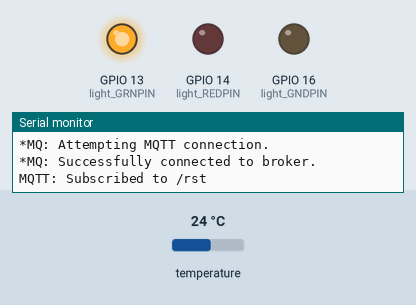
A sketch run on a simulated ESP8266 (NodeMCU). Shown: output pins drawn as LEDs (lit = HIGH), the last lines printed to the serial monitor. The test bench sets the inputs (shaded band); at power-on: temperature 24 °C. WiFi joins after 1.5 s; servers stay silent unless stated; storage starts empty; no MQTT or app messages arrive unless stated.

Above: at 2.7 s.
2.8 s: temperature set to 27.3 °C
4.3 s: temperature set to 28.6 °C
At 4.8 s:
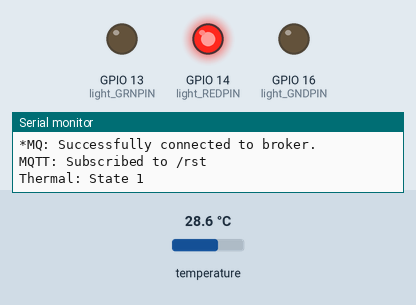
8.8 s: temperature set to 12 °C
At 9.4 s:
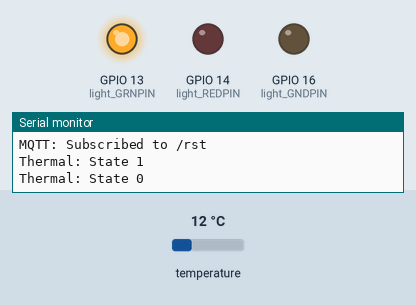
10.3 s: temperature set to 28 °C
At 10.6 s:
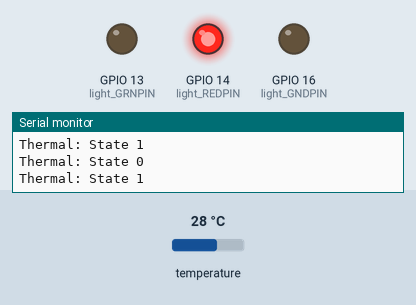
Timing chart, 0 to 12.8 s (numbered marks = the images above; inputs shaded):
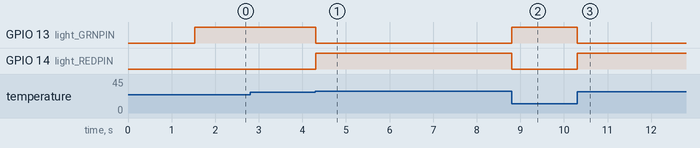

Measured:
- the behaviour switches between 27.8 and 27.9 °C on temperature (found by bisection; images 0 and 1)
- after the input at 2.8 s, every drawn part: stays the same
- after the input at 4.3 s, GPIO 13 (light_GRNPIN): HIGH → LOW at once; GPIO 14 (light_REDPIN): LOW → HIGH at once
- after the input at 8.8 s, GPIO 13 (light_GRNPIN): LOW → HIGH at once; GPIO 14 (light_REDPIN): HIGH → LOW at once
- after the input at 10.3 s, GPIO 13 (light_GRNPIN): HIGH → LOW at once; GPIO 14 (light_REDPIN): LOW → HIGH at once

The sketch:

stallsense-thermal.ino
```cpp
/*-------------------------------------------------------------
 *
 *   .SYNOPSIS
 *   STALL SENSE (TM) - THERMAL CAMERA SENSOR
 *   Detect whether of not a bathroom stall is occupied
 *   based on thermal imagery of the stall.
 *
 *   .NOTES
 *   Author: Charles Christensen
 *
-------------------------------------------------------------*/

// Import libraries.
#include <FS.h>
#include <ESP8266WiFi.h>
#include <WiFiManager.h>
#include <PubSubClient.h>
#include <ArduinoJson.h>
#include <Wire.h>
#include <Adafruit_AMG88xx.h>

// Global varibles: serial.
const int serial_FREQ = 115200;
const bool serial_DEBUG = false;

// Global varibles: mqtt.
const int mqtt_RETRIES = 120;
char mqtt_host[64];
char mqtt_name[64];
WiFiClient wifi_client;
PubSubClient mqtt_client(wifi_client);

// Global varibles: wifi.
const char* wifiparam_FILE = "/config.json";
const int wifiparam_SIZE = 1024;
const int wifi_TIMEOUT = 1000;
bool wifiparam_savepend = false;
WiFiManager wifi_manager;

// Global variables: stallsense.
const char* stallsense_NAME = "com.StallSense.ThermalSensor";
const char* stallsense_IDSUB = "/id";
const char* stallsense_IPSUB = "/ip";
const char* stallsense_RSTSUB = "/rst";
char stallsense_id[64];
char stallsense_ip[64];
char stallsense_rst[64];
const int stallsense_DELAY = 10000;
unsigned long stallsense_tmr = 0;

// Global variables: thermal.
const int thermal_ROWS = 8;
const int thermal_THRSHLD = 28;
const int thermal_CNSNTRT = 2;
float thermal_pixels[thermal_ROWS * thermal_ROWS];
Adafruit_AMG88xx thermal_client;
int thermal_state = 0;

// Global variables: light.
const int light_GNDPIN = 16;
const int light_REDPIN = 14;
const int light_GRNPIN = 13;

// Initialization.
void setup() {

  // Serial setup.
  Serial.begin(serial_FREQ);
  Serial.setDebugOutput(serial_DEBUG);

  // Wifiparam setup.
  if (!SPIFFS.begin()) {
    Serial.println("WP: Unable to mount filesystem.");
    wifiparamReset();
  }
  WiFiManagerParameter wifiparam_mqtt_host("mqtt_host", "mqtt host", "", 64);
  WiFiManagerParameter wifiparam_mqtt_name("mqtt_name", "mqtt name", "", 64);
  wifi_manager.setSaveConfigCallback(wifiparamCallback);
  wifi_manager.addParameter(&wifiparam_mqtt_host);
  wifi_manager.addParameter(&wifiparam_mqtt_name);

  // Wifi setup.
  char wifi_macaddr[18];
  WiFi.macAddress().toCharArray(wifi_macaddr, 18);
  wifi_manager.autoConnect(wifi_macaddr);

  if (wifiparam_savepend) {
    strcpy(mqtt_host, wifiparam_mqtt_host.getValue());
    strcpy(mqtt_name, wifiparam_mqtt_name.getValue());
    wifiparamSave();
  }
  else
    { wifiparamGet(); }

  // Stallsense setup.
  char tmp[64];
  strcpy(tmp, mqtt_name);
  strcat(tmp, stallsense_IDSUB);
  strcpy(stallsense_id, tmp);
  strcpy(tmp, mqtt_name);
  strcat(tmp, stallsense_IPSUB);
  strcpy(stallsense_ip, tmp);
  strcpy(tmp, mqtt_name);
  strcat(tmp, stallsense_RSTSUB);
  strcpy(stallsense_rst, tmp);

  // Thermal setup.
  if (!thermal_client.begin()) {
    Serial.println("Thermal: IR camera not connected correctly.");
    while (true);
  }

  // Light setup.
  pinMode(light_GNDPIN, OUTPUT);
  pinMode(light_REDPIN, OUTPUT);
  pinMode(light_GRNPIN, OUTPUT);
  digitalWrite(light_GNDPIN, LOW);
  lightUpdate();

  // MQTT setup.
  mqtt_client.setServer(mqtt_host, 1883);
  mqtt_client.setCallback(mqttCallback);
  mqttConnect();

}

// Main.
void loop() {

  // MQTT. Check for messages and reconnect MQTT, if needed.
  while (!mqtt_client.connected()) {
    mqttConnect();
  }
  mqtt_client.loop();

  // Stallsense. Do periodic updates.
  if (millis() > stallsense_tmr) {
    mqtt_client.publish(stallsense_id, stallsense_NAME);
    mqtt_client.publish(stallsense_ip, WiFi.localIP().toString().c_str());
    mqtt_client.publish(mqtt_name, String(thermal_state).c_str());
    stallsense_tmr = timerGet(stallsense_DELAY);
  }

  // Thermal. Do periodic checks.
  thermalUpdate();

}

// Light. Update stoplight status.
void lightUpdate() {

  // Clear lights.
  digitalWrite(light_REDPIN, LOW);
  digitalWrite(light_GRNPIN, LOW);

  // Turn on corresponding light.
  if (thermal_state == 0) {
    digitalWrite(light_GRNPIN, HIGH);
  }
  else {
    digitalWrite(light_REDPIN, HIGH);
  }

}

// Thermal. Take snapshot and update state.
void thermalUpdate() {

  thermal_client.readPixels(thermal_pixels);

  // Examine each sampled pixel, and print.
  int hot_count = 0;
  //Serial.println("");
  //Serial.println("");
  //Serial.print("Thermal: New Snapshot");
  for (int i=0; i<(thermal_ROWS * thermal_ROWS); i++) {
    if (i%thermal_ROWS == 0) {
      //Serial.println("");
    }
    //Serial.print(thermal_pixels[i]);
    //Serial.print(", ");
    if (thermal_pixels[i] >= thermal_THRSHLD) {
      hot_count++;
    }
  }
  //Serial.println("");

  // Update state, if needed.
  int state = 0;
  if (hot_count >= thermal_CNSNTRT) {
    state = 1;
  }
  if (thermal_state != state) {
    thermal_state = state;
    mqtt_client.publish(mqtt_name, String(thermal_state).c_str());
    lightUpdate();
    Serial.print("Thermal: State ");
    Serial.println(state);
  }

}

// Mqtt. Process arriving MQTT message.
void mqttCallback(char* topic, byte* payload, unsigned int length) {

  // Print the MQTT message to serial.
  Serial.print("MQTT: ");
  Serial.print(topic);
  Serial.print(" = ");
  for (int i = 0; i < length; i++) {
    Serial.print((char)payload[i]);
  }
  Serial.println();

  // Adjust internal states, as determined by message.
  String topic_name(topic);
  payload[length] = '\0';

  // stallsense_reset
    if (topic_name.indexOf(stallsense_rst) >= 0) {
    if (strcmp((char*)payload, "1") == 0) {
      wifiparamReset();
    }
  }

}

// Mqtt. Connect to MQTT server.
void mqttConnect() {

  // Connect to MQTT server.
  int attempts = 0;
  while (true) {
    Serial.println("*MQ: Attempting MQTT connection.");
    if (mqtt_client.connect(mqtt_name)) {
      Serial.println("*MQ: Successfully connected to broker.");
      break;
    }
    else {
      Serial.println("*MQ: Connection failed. Retrying...");
      delay(wifi_TIMEOUT);
      attempts++;
    }
    if (attempts > mqtt_RETRIES)
      { wifiparamReset(); }
  }

  // Subscribe to all relevant MQTT publishers.
  mqtt_client.subscribe(stallsense_rst);
  Serial.print("MQTT: Subscribed to ");
  Serial.println(stallsense_rst);

}

// Wifiparam. Callback to save config.
void wifiparamCallback() {
  wifiparam_savepend = true;
}

// Wifiparam. Save one-time config file.
void wifiparamSave() {
    DynamicJsonDocument wifiparam_doc(wifiparam_SIZE);

    // Define all WiFiManagerParameters in JSON.
    wifiparam_doc["mqtt_host"] = mqtt_host;
    wifiparam_doc["mqtt_name"] = mqtt_name;

    // Attempt to create, write, and save config info.
    File wifiparam_file = SPIFFS.open(wifiparam_FILE, "w");
    if (!wifiparam_file) {
      Serial.println("*WP: Unable to create config file.");
      wifiparamReset();
    }
    if (serializeJson(wifiparam_doc, wifiparam_file) == 0) {
      Serial.println("*WP: Unable to write config file.");
      wifiparamReset();
    }
    wifiparam_file.close();
}

// Wifiparam. Get one-time config settings.
bool wifiparamGet() {

    // Attempt to open config info.
    if (!SPIFFS.exists(wifiparam_FILE)) {
      Serial.println("*WP: Unable to find config file.");
      return false;
    }
    File wifiparam_file = SPIFFS.open(wifiparam_FILE, "r");
    if (!wifiparam_file) {
      Serial.println("*WP: Unable to open config file.");
      return false;
    }

    // Read information from config file.
    size_t size = wifiparam_file.size();
    std::unique_ptr<char[]> buf(new char[size]);
    wifiparam_file.readBytes(buf.get(), size);
    DynamicJsonDocument wifiparam_doc(size);
    deserializeJson(wifiparam_doc, buf.get());

    // Extract WiFiManagerParameters from config file.
    strcpy(mqtt_host, wifiparam_doc["mqtt_host"].as<char*>());
    strcpy(mqtt_name, wifiparam_doc["mqtt_name"].as<char*>());

    return true;
}

// Wifiparam. Trigger a device reset.
void wifiparamReset() {
  delay(wifi_TIMEOUT);
  wifi_manager.resetSettings();
  SPIFFS.format();
  ESP.restart();
}

// System. Create timer value the specified number of millis in the future.
int timerGet(int millisecs) {
  if ( (millis() + millisecs) > 4294967294 )
    return millisecs - (4294967294-millis());
  else
    return millisecs + millis();
}
```
